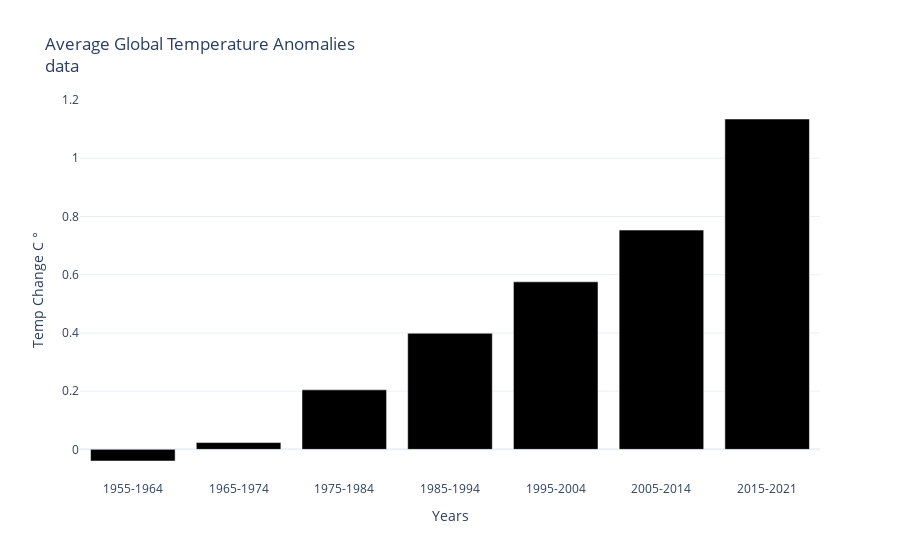

Notebook code for this chart:
### Markdown cell above
## Bar chart showing temperature anomalies by range of years

### Code cell
# BAR CHART: Temperature Anomalies by Year

def avg_net_temp_anomaly (df, year):
    '''
    Get average temperature anomoly based on year
    Years before 2015 look at averages between start year 
    (included) and start year + 9. The year 2015 only looks 
    at start year and start year + 6 temperatures up through 2021.
    '''
    start_year = int(year)
    # only have data up to 2021
    if start_year == 2015:
        end_year = 2021
    else:
        # most amounts are 9 year spread
        end_year = start_year + 9

    filtered_df = df[(df["Year"] >= start_year) & (df["Year"] <= end_year)]
    average = filtered_df["Anomaly"].sum()/6 if start_year == 2015 else filtered_df["Anomaly"].sum()/9
    return average
    
temp_anomalies_averages = []
anomaly_years = [ 1955, 1965, 1975, 1985,1995,2005,2015]

for year in anomaly_years:
    total = avg_net_temp_anomaly(df_temp_anomaly,year)
    temp_anomalies_averages.append(total)

label_years = ['1955-1964', '1965-1974', '1975-1984','1985-1994','1995-2004','2005-2014','2015-2021']

# Create the bar chart
bar_fig = go.Figure(data=[
    go.Bar(x=label_years, y=temp_anomalies_averages, marker_color='black')
])

# Update layout (optional)
bar_fig.update_layout(
    title='Average Global Temperature Anomalies<br><a href="https://raw.githubusercontent.com/rebeccapeltz/emissions/refs/heads/main/global-temp-anomaly-data.csv" target="_blank">data</a>',
    xaxis_title='Years',
    yaxis_title='Temp Change C &#176;',
    template='plotly_white',
    xaxis=dict(tickformat='%Y', tickvals=label_years)
)


bar_fig = get_global_temp_anomalies()
bar_fig.show()

### Figure 1 — Plotly figure (JSON) as saved in the notebook; plotly's stock layout.template omitted (floating-point values rounded to 4 significant figures)
{"data": [{"marker": {"color": "black"}, "type": "bar", "x": ["1955-1964", "1965-1974", "1975-1984", "1985-1994", "1995-2004", "2005-2014", "2015-2021"], "y": [-0.04, 0.02333, 0.2044, 0.3989, 0.5756, 0.7533, 1.135]}], "layout": {"title": {"text": "Average Global Temperature Anomalies<br><a href=\"https://raw.githubusercontent.com/rebeccapeltz/emissions/refs/heads/main/global-temp-anomaly-data.csv\" target=\"_blank\">data</a>"}, "xaxis": {"tickformat": "%Y", "tickvals": ["1955-1964", "1965-1974", "1975-1984", "1985-1994", "1995-2004", "2005-2014", "2015-2021"], "title": {"text": "Years"}}, "yaxis": {"title": {"text": "Temp Change C &#176;"}}}}
